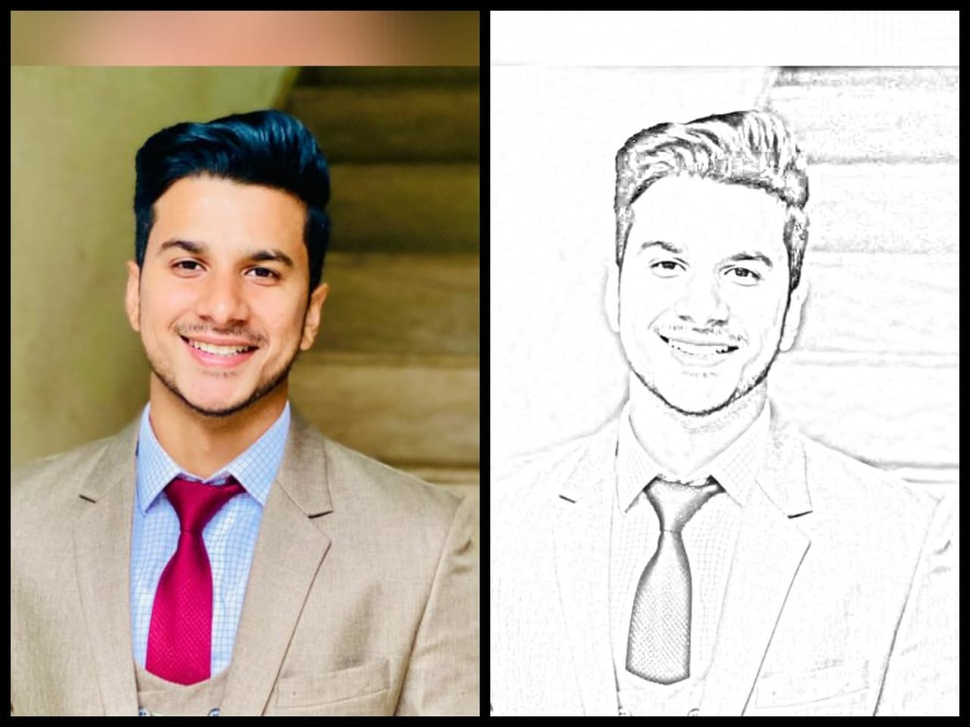
#> input picture image.jpeg, 970 x 727 px, shrunk from 1280 x 960 before the run
$ python -i app.py   (imports and definitions only)
#> lines starting #> are read from the running program, lines starting #| are printed output that depends on the picture
#> further down, picture is the input picture: shape (727, 970, 3); mean B, G, R 167.7, 180.8, 191.5
#Image to Pencil sketch app
#import libraries
import streamlit as st
import numpy as np
from PIL import Image
import cv2
# [1 line not run here, left out]
def dodgeV2(x, y):
    return cv2.divide(x, 255 - y, scale=256)
#convert into sketch
def pencilsketch(inp_image):
    image_gray = cv2.cvtColor(inp_image, cv2.COLOR_BGR2GRAY)
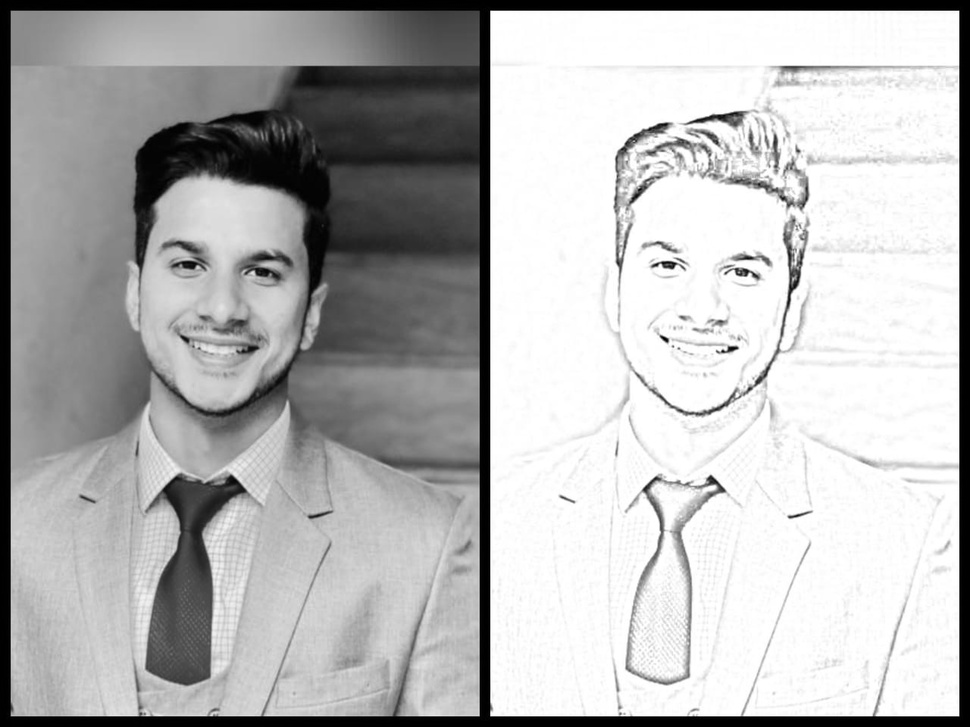
#> image_gray: shape (727, 970); min 0, max 255, mean 182.5
    image_invert = cv2.bitwise_not(image_gray)
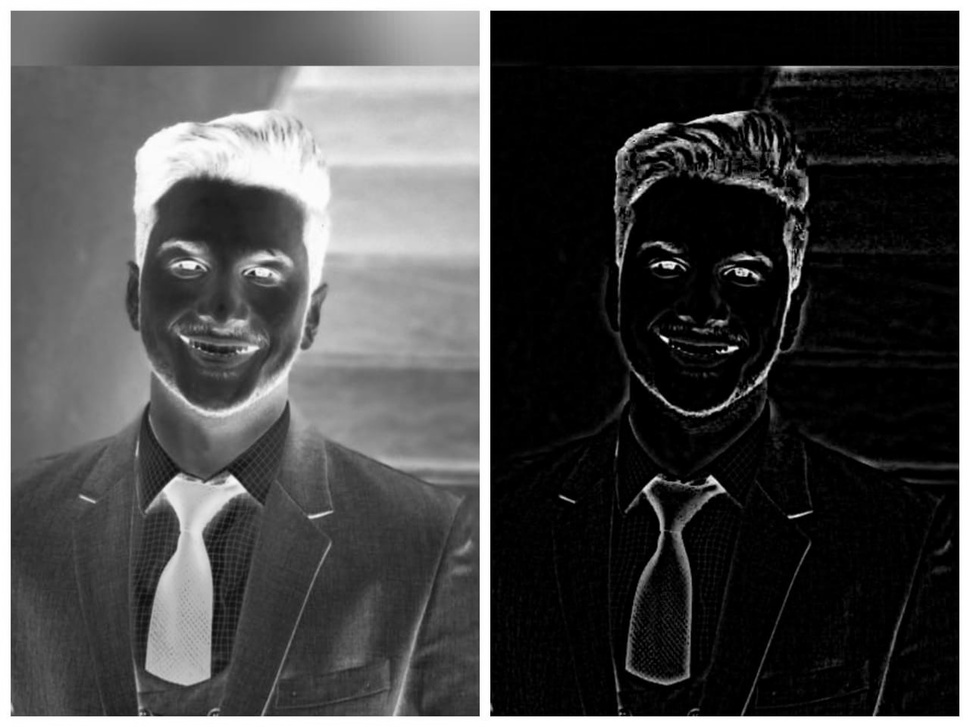
#> image_invert: shape (727, 970); min 0, max 255, mean 72.5
    image_smoothing = cv2.GaussianBlur(image_invert, (21, 21),sigmaX=0, sigmaY=0)
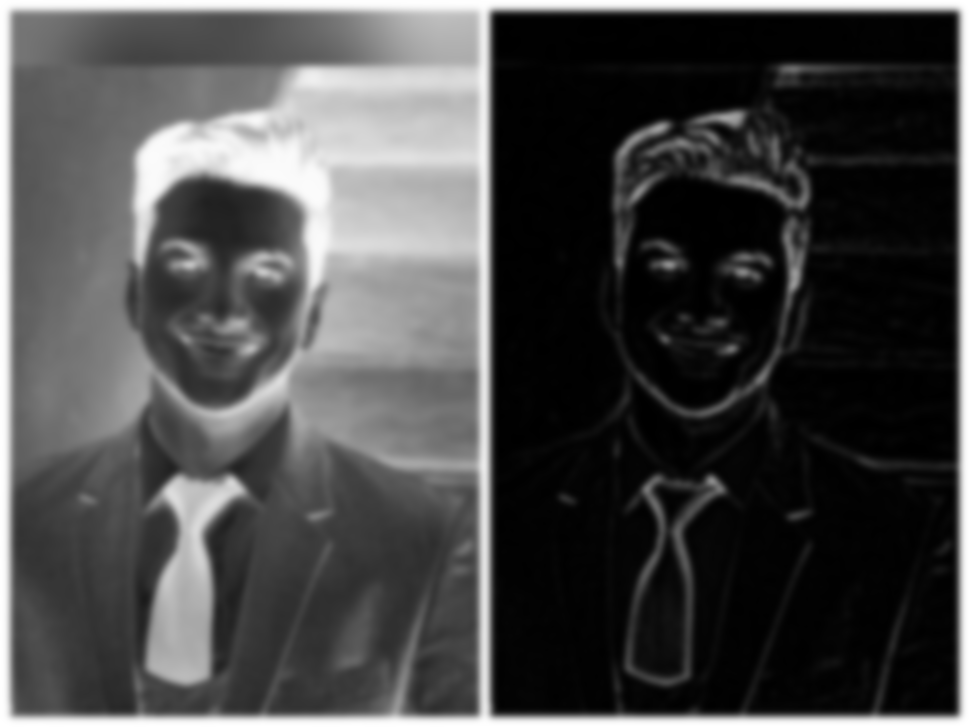
#> image_smoothing: shape (727, 970); min 0, max 255, mean 72.5
    final_image = dodgeV2(image_gray, image_smoothing)
#> in dodgeV2, `return cv2.divide(x, 255 - y, scale=256)`:
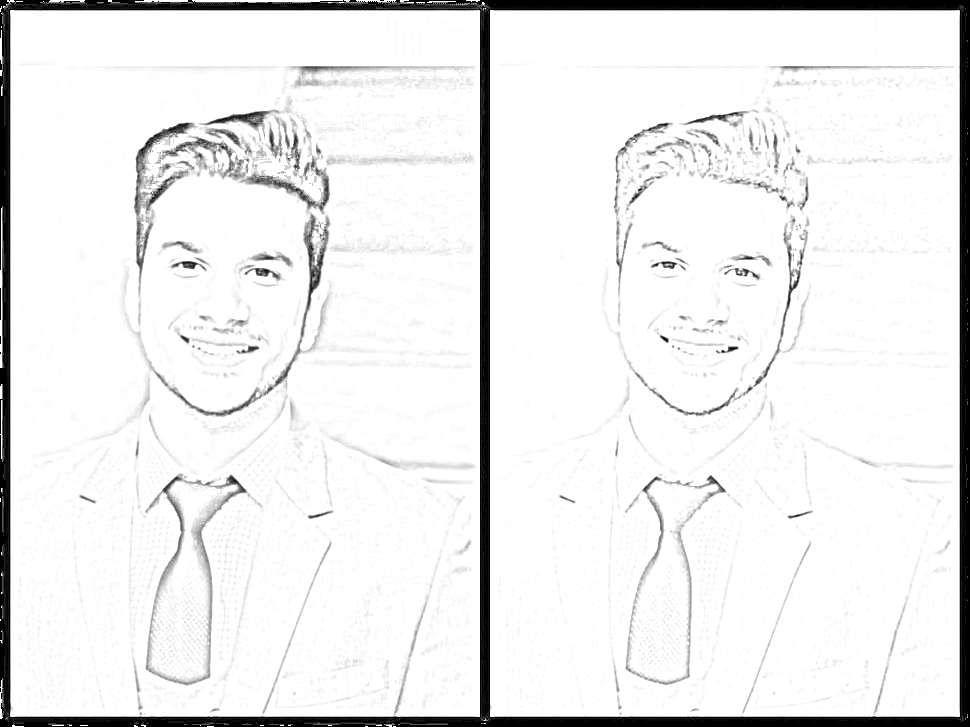
#> returned value: shape (727, 970); min 0, max 255, mean 236
    return(final_image)
# [17 lines not run here, left out]
# [1 line that did not run here, left out]

# [1 line not run here, left out]

>>> import cv2
>>> picture = cv2.imread('image.jpeg')
>>> result = pencilsketch(picture)
